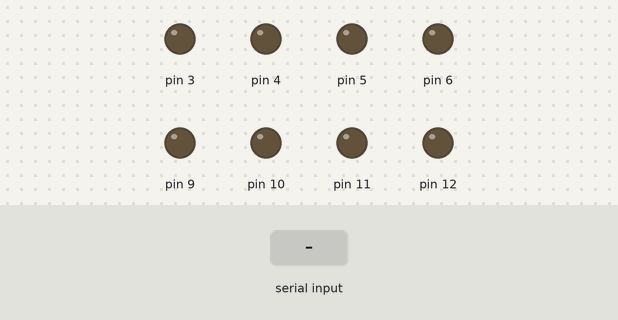
A sketch run on a simulated Arduino Uno, built with avr-gcc and run on an emulated ATmega328P. Parts: output pins drawn as LEDs (lit = HIGH). The test bench sets the inputs (shaded band).

Above: at 1.2 s.
1.3 s: "f" received over Serial
At 2.3 s:
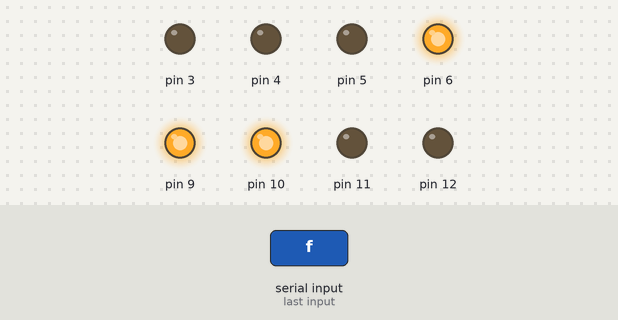
2.8 s: "b" received over Serial
At 3.4 s:
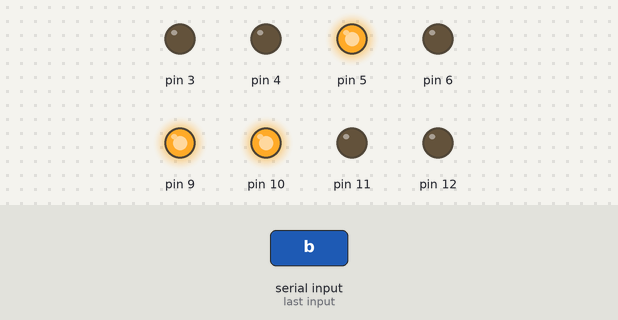
4.3 s: "l" received over Serial
At 5.5 s:
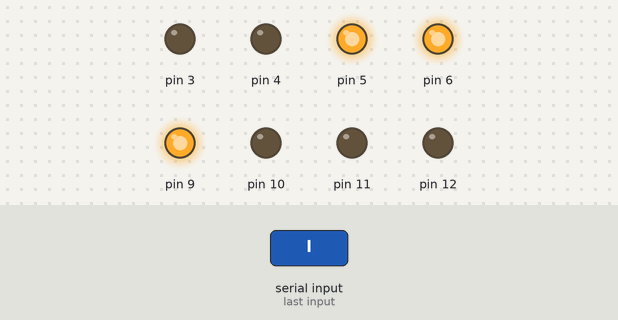
5.8 s: "r" received over Serial
At 6.9 s:
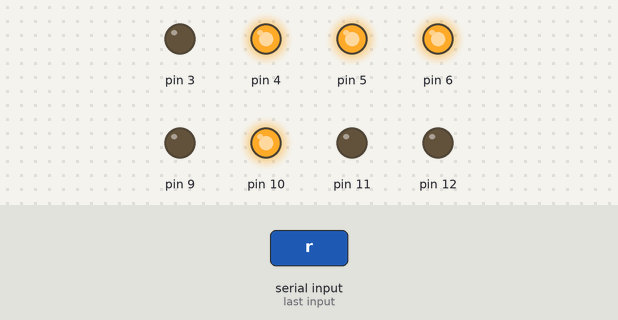
7.3 s: "s" received over Serial
At 8.0 s:
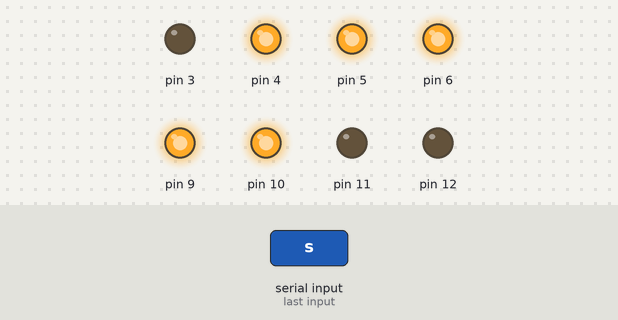
Timing chart, 0 to 9.8 s (numbered marks = the images above; inputs shaded):
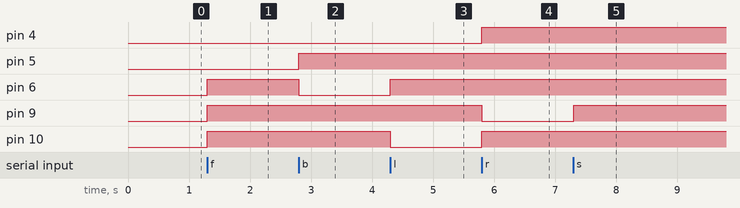

Measured:
- after the input at 1.3 s, pin 6, pin 9, pin 10: LOW → HIGH at once
- after the input at 2.8 s, pin 5: LOW → HIGH at once; pin 6: HIGH → LOW at once
- after the input at 4.3 s, pin 6: LOW → HIGH at once; pin 10: HIGH → LOW at once
- after the input at 5.8 s, pin 4, pin 10: LOW → HIGH at once; pin 9: HIGH → LOW at once
- after the input at 7.3 s, pin 9: LOW → HIGH at once

The sketch:

classwork1.ino
```cpp
void setup(){

  pinMode(5,OUTPUT);
  pinMode(6,OUTPUT);
  pinMode(9,OUTPUT);
  pinMode(10,OUTPUT);
  pinMode(11,OUTPUT);
  pinMode(12,OUTPUT);
  pinMode(4,OUTPUT);
  pinMode(3,OUTPUT);
  Serial.begin(9600);
}
int  income=0;
void loop(){
  if(Serial.available()>0)
   {
   income=Serial.read();
      switch(income)
      {
   case 'f':forward();break;
        case 'b':backward();break;
       case 'l':left();break;
       case 'r':right();break;
        case 's':stop();break;
        default:break;
     }
    }
}
void forward(){
  digitalWrite(6,HIGH);
   digitalWrite(5,LOW);
   digitalWrite(10,HIGH);
 digitalWrite(9,HIGH);
  digitalWrite(13,LOW);
    digitalWrite(12,LOW);
  digitalWrite(4,LOW);
    digitalWrite(3,LOW);
}
void backward(){
  digitalWrite(5,HIGH);
   digitalWrite(6,LOW);
   digitalWrite(10,HIGH);
 digitalWrite(9,HIGH);
  digitalWrite(13,LOW);
    digitalWrite(12,LOW);
  digitalWrite(4,LOW);
    digitalWrite(3,LOW);
}
void left(){
  digitalWrite(6,HIGH);
   digitalWrite(5,HIGH);
   digitalWrite(10,LOW);
 digitalWrite(9,HIGH);
  digitalWrite(13,HIGH);
    digitalWrite(12,LOW);
digitalWrite(4,LOW);
    digitalWrite(3,LOW);

}
void right(){
  digitalWrite(6,HIGH);
   digitalWrite(5,HIGH);
   digitalWrite(10,HIGH);
 digitalWrite(9,LOW);
  digitalWrite(13,LOW);
    digitalWrite(12,LOW);
  digitalWrite(4,HIGH);
    digitalWrite(3,LOW);
}
void stop(){
   digitalWrite(6,HIGH);
   digitalWrite(5,HIGH);
   digitalWrite(10,HIGH);
   digitalWrite(9,HIGH);
   digitalWrite(13,HIGH);
   digitalWrite(12,LOW);
   digitalWrite(4,HIGH);
   digitalWrite(3,LOW);
}
```
